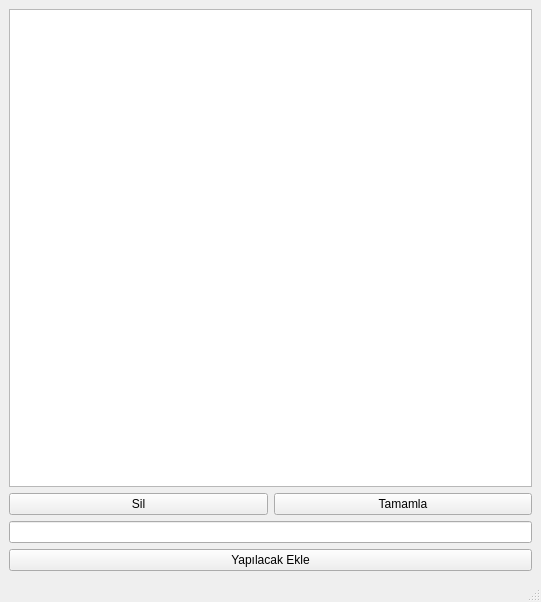
<?xml version="1.0" encoding="UTF-8"?>
<ui version="4.0">
 <class>MainWindow</class>
 <widget class="QMainWindow" name="MainWindow">
  <property name="geometry">
   <rect>
    <x>0</x>
    <y>0</y>
    <width>541</width>
    <height>602</height>
   </rect>
  </property>
  <property name="windowTitle">
   <string>Yapılacaklar Listesi</string>
  </property>
  <widget class="QWidget" name="centralwidget">
   <layout class="QVBoxLayout" name="verticalLayout_2">
    <item>
     <layout class="QVBoxLayout" name="verticalLayout">
      <item>
       <widget class="QListView" name="todoView"/>
      </item>
      <item>
       <layout class="QHBoxLayout" name="horizontalLayout">
        <item>
         <widget class="QPushButton" name="deleteButton">
          <property name="text">
           <string>Sil</string>
          </property>
         </widget>
        </item>
        <item>
         <widget class="QPushButton" name="completeButton">
          <property name="text">
           <string>Tamamla</string>
          </property>
         </widget>
        </item>
       </layout>
      </item>
      <item>
       <widget class="QLineEdit" name="todoEdit"/>
      </item>
      <item>
       <widget class="QPushButton" name="addButton">
        <property name="text">
         <string>Yapılacak Ekle</string>
        </property>
       </widget>
      </item>
     </layout>
    </item>
   </layout>
  </widget>
  <widget class="QMenuBar" name="menubar">
   <property name="geometry">
    <rect>
     <x>0</x>
     <y>0</y>
     <width>541</width>
     <height>22</height>
    </rect>
   </property>
  </widget>
  <widget class="QStatusBar" name="statusbar"/>
 </widget>
 <resources/>
 <connections/>
</ui>
